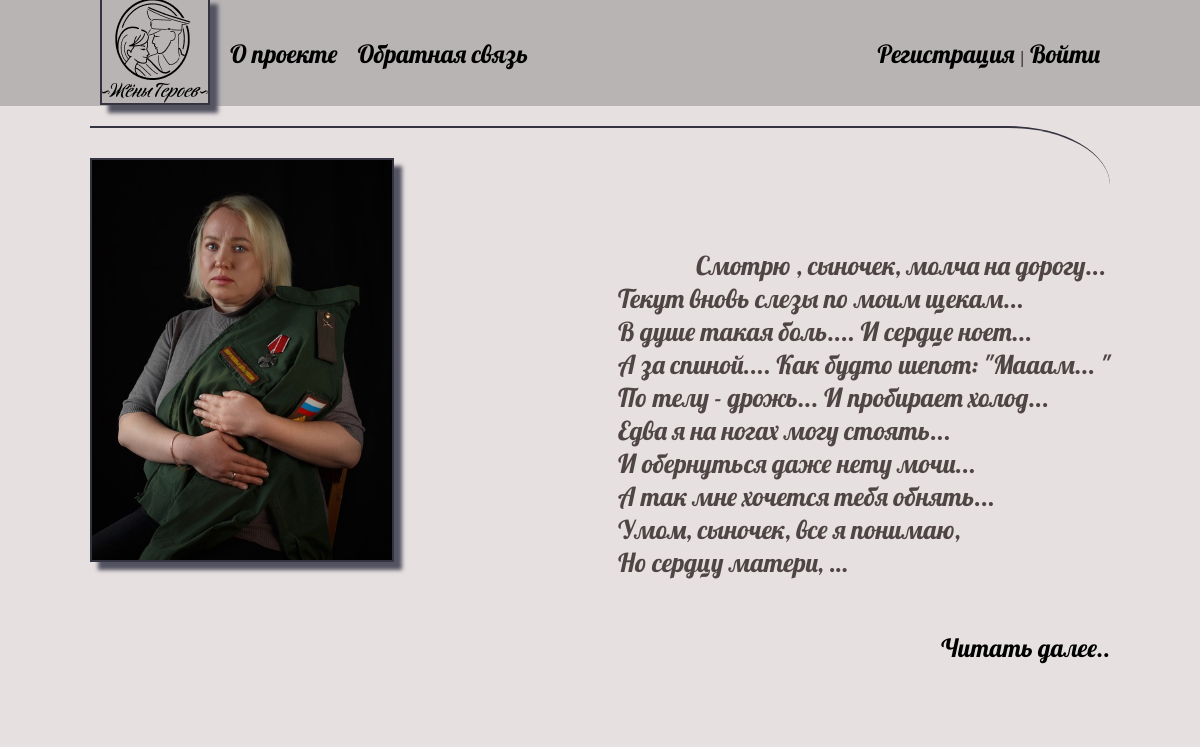
The app's page /, older data.
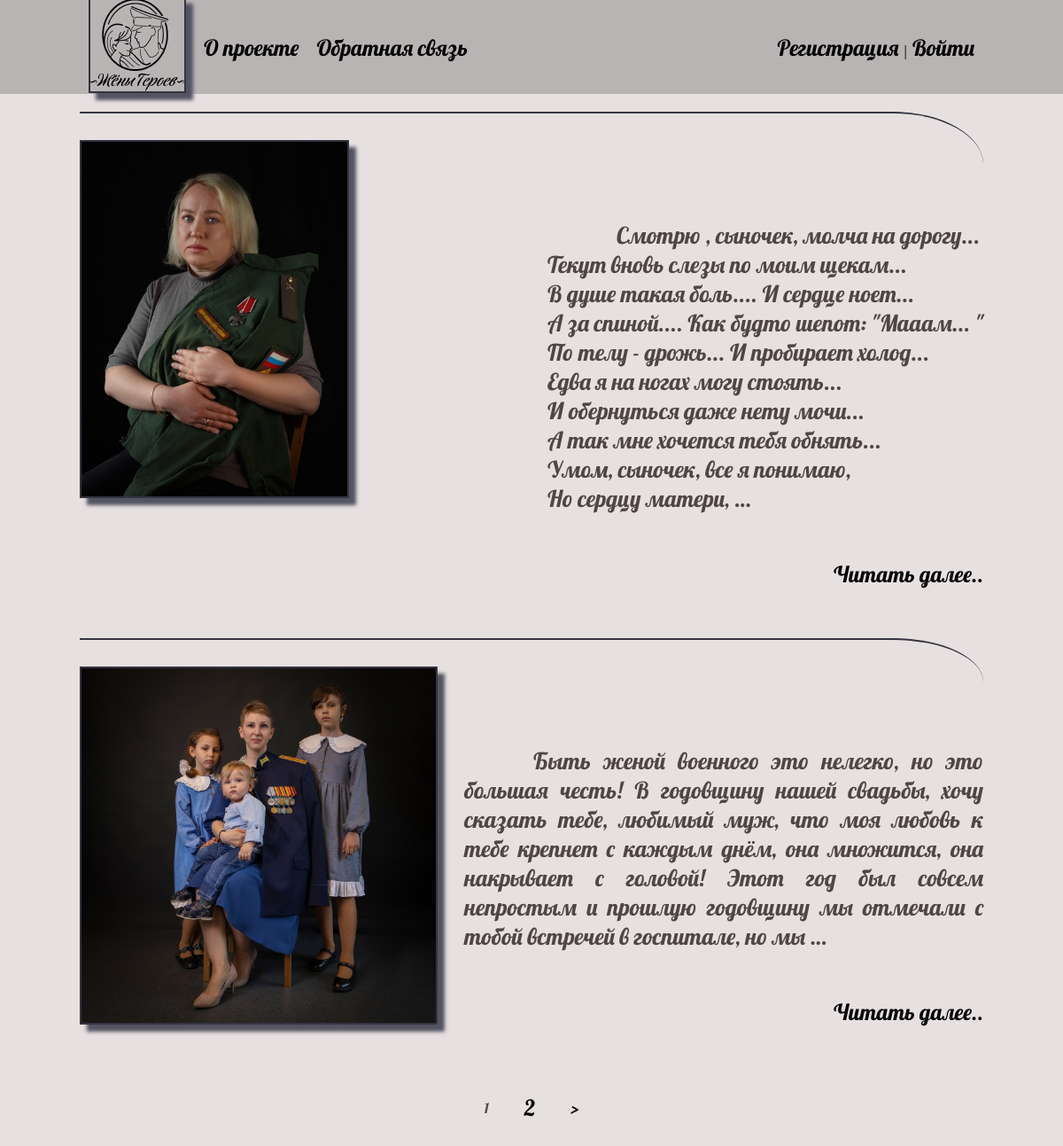
The same page, newer data.
### posts/models.py (models this page shows, shortened)
class Post(models.Model):
    author = models.ForeignKey('Author', on_delete=models.CASCADE, verbose_name='Автор публикации')
    title = models.CharField(max_length=255, blank=True, verbose_name="Заголовок публикации", )
    content = models.TextField(blank=True, verbose_name="Текст публикации")
    photo = models.ImageField(upload_to="photos/%Y/%m/%d/", verbose_name="Фото")
    time_create = models.DateTimeField(auto_now_add=True, verbose_name="Время создания")
    time_update = models.DateTimeField(auto_now=True, verbose_name="Время изменения")
    is_moderated = models.BooleanField(default=False, verbose_name="Прошло модерацию")
    category = models.ForeignKey('Category', on_delete=models.PROTECT, verbose_name="Категории публикации") # например публикация с фото или новость
    theme = models.ForeignKey('Theme', on_delete=models.PROTECT, verbose_name="Тема") # например фото в мундире, детский рисунок, письма..
    rating = models.SmallIntegerField(default=0, verbose_name='Рейтинг')
    def get_absolute_url(self):
        return reverse('post_detail', kwargs={'pk' : self.pk})
    class Meta:
        verbose_name = 'Публикация'
        verbose_name_plural = 'Публикации'
        ordering = ['id']

### posts/views.py (the view)
# urls.py: path('', PostList.as_view(), name='home'),
class PostList(DataMixin, ListView):
    model = Post
    template_name = 'posts/index.html'
    context_object_name = 'posts'
    def get_context_data(self, *, object_list=None, **kwargs):
        context = super().get_context_data(**kwargs)
        c_def = self.get_user_context(title="Главная страница")
        return dict(list(context.items()) + list(c_def.items()))
    def get_queryset(self):
        return Post.objects.filter(is_moderated=True)

### posts/utils.py (called while the page is built)
    def get_user_context(self, **kwargs):
        context = kwargs
        user_menu = menu.copy()
        if not self.request.user.is_authenticated:
            user_menu.pop(1)
        context['menu'] = user_menu
        return context

### posts/templates/posts/index.html (shortened to what this page needs)
{% extends 'posts/base.html' %}
{% block content %}
<ul class="articles">
    {% for p in posts %}
    <li  class="article">
            {% if p.photo %}
            <img class="article__image" src="{{p.photo.url}}">
            {% endif %}
            <div class="article__content">
                {% autoescape on %}
                    {{p.content|linebreaks|truncatewords:50}}
                {% endautoescape %}
                <p class="article__link"><a href="{{ p.get_absolute_url }}">Читать далее..</a></p>
            </div>
    </li>
    {% endfor %}
</ul>
{% endblock %}

### posts/templates/posts/base.html (shortened to what this page needs)
{% load static %}
<!DOCTYPE html>
<html lang="ru">
<head>
    <link rel="stylesheet" href="{% static 'posts/css/styles.css' %}">
    <link rel="stylesheet" href="{% static 'posts/css/fonts.css' %}">
</head>
<body>
    {% block mainmenu %}
    <header class="header">
        <ul id="mainmenu" class="mainmenu">
            <li class="logo"><a href="{% url 'home' %}"><img class="logo" src="{% static 'posts/images/logo.png' %}" alt="logo"></a></li>
            {% for m in menu %}
                <li><a href="{% url m.url_name %}">{{m.title}}</a></li>
            {% endfor %}
            {% if request.user.is_authenticated %}
            <li class="last"> {{user.username}} | <a href="{% url 'logout' %}">Выйти</a></li>
            {% else %}
            <li class="last"><a href="{% url 'register' %}">Регистрация</a> | <a href="{% url 'login' %}">Войти</a></li>
            {% endif %}
        </ul>
    </header>
    {% endblock mainmenu %}
    <main class="main">
        {% block content %}
        {% endblock content %}
        {% if page_obj.has_other_pages %}
        <section class="pagination">
            <ul class="pagination__content">
                {% for p in paginator.page_range %}
                    {% if page_obj.number == p %}
                    <li class="page-num page-num-selected">{{ p }}</li>
                    {% elif p >= page_obj.number|add:-2 and p <= page_obj.number|add:2 %}
                    <li class="page-num"><a href="?page={{ p }}">{{ p }}</a></li>
                    {% endif %}
                {% endfor %}
                {% if page_obj.has_next %}
                    <li class="pagination__right"><a href="?page={{ page_obj.next_page_number }}">&gt;</a></li>
                {% endif %}
            </ul>
        </section>
        {% endif %}
    </main>
</body>
</html>

### posts/static/posts/css/styles.css (style rules this page uses)
html, body { font-family: 'Lobster'; font-style: normal; color: rgb(80, 69, 69); ; margin: 0; padding: 0; height: 100%; width: 100%; background-color: #e7e0e0; }
ul { list-style: none; margin: 0; padding: 0; }
a { color: black; text-decoration: none; font-family: 'Lobster'; font-weight: 400; font-size: 25px; line-height: 31px; }
img { max-width: 450px; height: 100%; -o-object-fit: contain; object-fit: contain; border: 2px solid #343440; box-shadow: 8px 8px 4px #535361; }
.header { padding: 0 10px; box-sizing: border-box; position: sticky; position: -webkit-sticky; top: 0; background-color: #b9b4b4; height: 106px; width: 100%; font-family: 'Lobster'; font-style: normal; }
main, .mainmenu { max-width: 1020px; margin: 0 auto; }
.main { width: 100%; box-sizing: border-box; padding: 20px 0; margin: 0 auto; }
.mainmenu { height: 100%; display: flex; justify-content: space-between; align-items: center; }
.mainmenu>li { padding: 0 10px; }
.pagination { margin: 20px 0; }
.pagination__content { display: flex; justify-content: center; align-items: center; }
.pagination__content>li { padding: 0 20px; }
.article { padding: 30px 0; display: flex; justify-content: space-between; border-top: #343440 2px solid; border-top-right-radius: 10%; }
.article__image { max-width: 600px; height: auto; max-height: 50vh; margin-right: 30px; }
.article__content, .about { font-size: 26px; text-align: justify; text-indent: 3em; display: flex; flex-direction: column; justify-content: space-between; }
.article__link { margin-left: auto; }
.last { margin-left: auto; }

Row changes from the older to the newer data that the page shows:
added Post: photo (picture), content "Быть женой военного это нелегко, но это большая честь! В годовщину нашей свадьбы, хочу сказать тебе, любимый муж, что моя любовь к тебе крепнет с каждым днём, она множится, она накрывает с головой! Этот год был совсем непростым и прошлую годовщину мы отмечали с тобой встречей в госпитале, но мы …"
Text that changed along with them:
new list line: "1"
new list line: "2"
